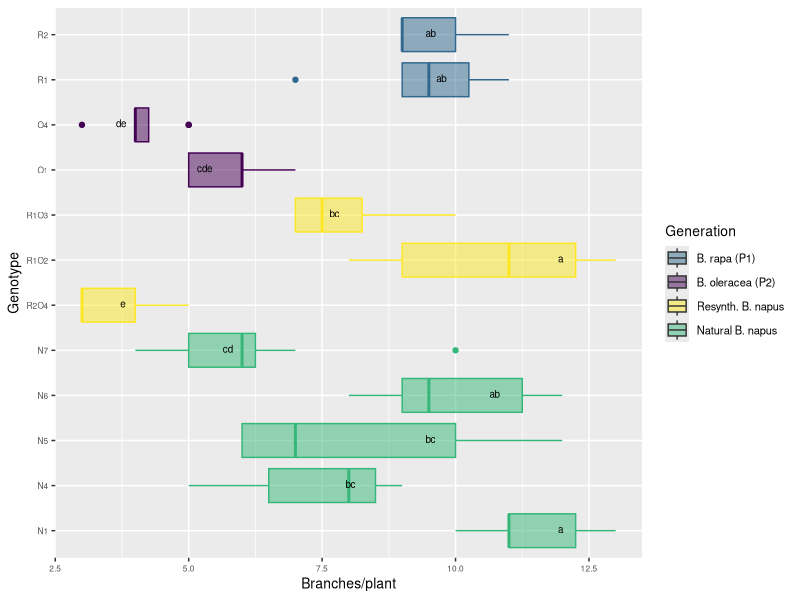

This figure's R source:
# Comparison 1X: branch_number in Resynth. B.napus

#install packages 
install.packages("multcompView")
install.packages("viridis")

#load
library(viridis)
library(viridisLite)
library(tidyverse)
library(dplyr)
library(ggplot2)
library(ggpubr)
library(datasets)
library(multcompView)

# vollständige Rohdatentabelle laden ##########################################
#Im Projekt EPPN-DATA-ANALYSES ist dies das wd. Kann nicht geändert werden. 
# Daher Rohdatentabelle direkt von dort laden. 
getwd()
DATA <- read_csv("EPPN raw data complete 220419.csv")

#drop first column
DATA = DATA[,2:37]
View(DATA)

str(DATA)

#Correct genotype names of synth. B. napus (was not possible in raw data table without destroying formatting)

# 1.Convert factor to character (nicht nötig, weil Character)
#DATA$Genotype <- as.character(DATA$Genotype) 

# 2. Correct genotype names
DATA$Genotype[DATA$Genotype == "R102"] <- "R1O2"
DATA$Genotype[DATA$Genotype == "R103"] <- "R1O3"
DATA$Genotype[DATA$Genotype == "R204"] <- "R2O4"

# 3.Convert character to factor
DATA$Genotype <- as.factor(DATA$Genotype)   


#Comparison 1X	
# subsetting
comp_1X <- DATA[DATA$Genotype %in% c("R2", "R1", "O1", "O4", "N5", "N6", 
                                     "N1", "N4", "N7", "R2O4", "R1O3", "R1O2"), ]
View(comp_1X)

#create column giving generation###############################################
comp_1X <- comp_1X %>%
  mutate(Generation = case_when(
    Genotype == "R1" ~ "B. rapa (P1)",
    Genotype == "R2" ~ "B. rapa (P1)",
    Genotype == "O1" ~ "B. oleracea (P2)",
    Genotype == "O4" ~ "B. oleracea (P2)",
    Genotype == "R2O4" ~ "Resynth. B. napus",
    Genotype == "R1O3" ~ "Resynth. B. napus",
    Genotype == "R1O2" ~ "Resynth. B. napus",
    Genotype == "N1" ~ "Natural B. napus",
    Genotype == "N4" ~ "Natural B. napus",
    Genotype == "N5" ~ "Natural B. napus",
    Genotype == "N6" ~ "Natural B. napus",
    Genotype == "N7" ~ "Natural B. napus"))
view(comp_1X)


# Boxplot with CLD nach Rosane Rech##########################################################

# analysis of variance
anova <- aov(branch_number ~ Genotype, data = comp_1X)
summary(anova)

# Tukey's test
tukey <- TukeyHSD(anova)
print(tukey)

# compact letter display
cld <- multcompLetters4(anova, tukey)
print(cld)

# table with factors and 3rd quantile
Tk <- group_by(comp_1X, Genotype) %>%
  summarise(mean = round(mean(branch_number, na.rm = TRUE), digits = 1), quant = round(quantile(branch_number, probs = 0.75, na.rm = TRUE), digits = 1)) %>%
  arrange(desc(mean)) #WICHTIG: arrange(desc(mean)) muss hier rein!!!

# extracting the compact letter display and adding to the Tk table
cld <- as.data.frame.list(cld$Genotype)
Tk$cld <- cld$Letters

#create column giving generation###############################################
ANOVA_Tukey_1X <- Tk %>%
  mutate(Generation = case_when(
    Genotype == "R1" ~ "B. rapa (P1)",
    Genotype == "R2" ~ "B. rapa (P1)",
    Genotype == "O1" ~ "B. oleracea (P2)",
    Genotype == "O4" ~ "B. oleracea (P2)",
    Genotype == "R2O4" ~ "Resynth. B. napus",
    Genotype == "R1O3" ~ "Resynth. B. napus",
    Genotype == "R1O2" ~ "Resynth. B. napus",
    Genotype == "N1" ~ "Natural B. napus",
    Genotype == "N4" ~ "Natural B. napus",
    Genotype == "N5" ~ "Natural B. napus",
    Genotype == "N6" ~ "Natural B. napus",
    Genotype == "N7" ~ "Natural B. napus"))
view(ANOVA_Tukey_1X)

#Reordering
# Reorder factor levels in comp_1X and ANOVA_Tukey_1X, ohne Umbenennung
comp_1X$Genotype <- factor(comp_1X$Genotype,     
                             levels = c("N1", "N4", "N5", "N6", "N7", "R2O4", "R1O2", "R1O3", "O1", "O4", "R1", "R2"))


ANOVA_Tukey_1X$Genotype <- factor(ANOVA_Tukey_1X$Genotype,     
                                    levels = c("N1", "N4", "N5", "N6", "N7", "R2O4", "R1O2", "R1O3", "O1", "O4", "R1", "R2"))

#boxplot ## branch_number ###
ggplot(comp_1X, aes(Genotype, branch_number, fill = Generation, color = Generation)) + 
  geom_boxplot() +
  labs(x="Genotype", y="Branches/plant") +
  geom_text(data = ANOVA_Tukey_1X, aes(x = Genotype, y = quant, label = cld), color = "black", size = 2.5, vjust = 0.3, hjust = 3) +
  coord_flip() +
  theme(axis.title = element_text(size = 14),
        legend.text = element_text(size = 8),
        legend.title = element_text(size = 10),
        axis.title.x = element_text(size = 10),
        axis.title.y = element_text(size = 10),
        axis.text.x = element_text(size = 6),
        axis.text.y = element_text(size = 6)) +
  scale_color_viridis(discrete = TRUE, option = "D", direction = 1, guide = "none", alpha = 1) +  #legend removed by guide = "none" 
  scale_fill_viridis(discrete = TRUE, option = "D", direction = 1, alpha = 0.5, 
                     breaks = c("B. rapa (P1)", "B. oleracea (P2)", "Resynth. B. napus", "Natural B. napus"),
                     labels = c("B. rapa (P1)", "B. oleracea (P2)", "Resynth. B. napus", "Natural B. napus"))   ##reorder legend labels!
